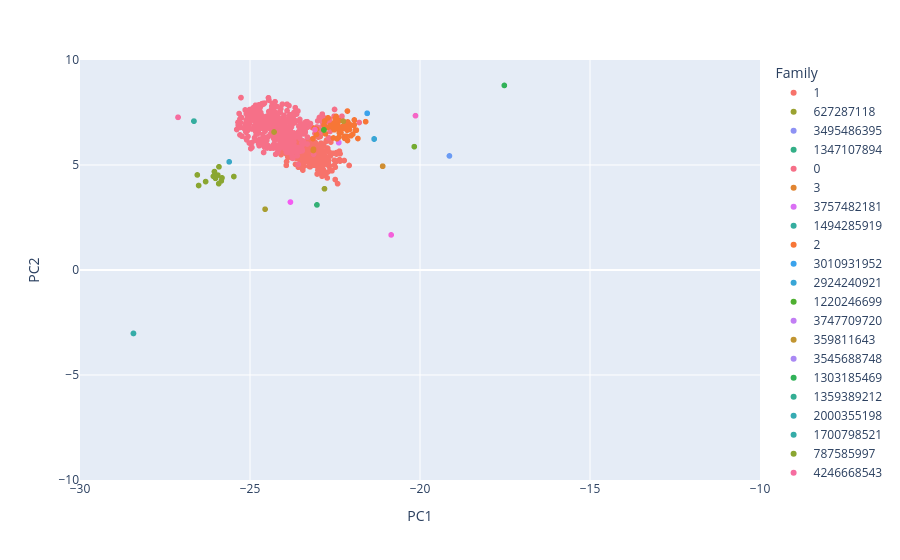

The cell this chart's notebook holds for it:
### Code cell
import plotly.express as px

color_discrete_map = {
    str(fam): f"rgb({int(r*255)},{int(g*255)},{int(b*255)})"
    for fam, (r, g, b) in family_to_color.items()
}

fig = px.scatter(
    x=X_transformed[:, 0],
    y=X_transformed[:, 1],
    color=df["family"].astype(str),
    color_discrete_map=color_discrete_map,
    labels={"x": "PC1", "y": "PC2", "color": "Family"},
)
fig.update_layout(xaxis_range=[-30, -10], yaxis_range=[-10, 10])
fig.show()

### Figure 1 — Plotly figure (JSON) as saved in the notebook; plotly's stock layout.template omitted (floating-point values rounded to 4 significant figures; data arrays with more than 128 entries replaced by an {"elided": "..."} marker saying what was removed)
{"data": [{"hovertemplate": "Family=1<br>PC1=%{x}<br>PC2=%{y}<extra></extra>", "legendgroup": "1", "marker": {"color": "rgb(247,115,107)", "symbol": "circle"}, "mode": "markers", "name": "1", "showlegend": true, "type": "scattergl", "x": {"elided": "256 float values"}, "xaxis": "x", "y": {"elided": "256 float values"}, "yaxis": "y"}, {"hovertemplate": "Family=627287118<br>PC1=%{x}<br>PC2=%{y}<extra></extra>", "legendgroup": "627287118", "marker": {"color": "rgb(154,162,49)", "symbol": "circle"}, "mode": "markers", "name": "627287118", "showlegend": true, "type": "scattergl", "x": [-22.81], "xaxis": "x", "y": [3.867], "yaxis": "y"}, {"hovertemplate": "Family=3495486395<br>PC1=%{x}<br>PC2=%{y}<extra></extra>", "legendgroup": "3495486395", "marker": {"color": "rgb(142,146,244)", "symbol": "circle"}, "mode": "markers", "name": "3495486395", "showlegend": true, "type": "scattergl", "x": [-25.25, -25.25, -25.2, -25.25, -25.95, -24.79, -25.41, -25.79, -25.17, -24.76, -25.06, -24.9, -25.3, -25.01, -24.74, -25.38, -25.41, -24.97, -25.81, -24.94, -24.99, -25.14, -25.15, -25.25, -25.49, -25.56, -25.02, -25.81, -25.78, -25.25, -25.25, -25.44, -25.25, -25.31, -25.25], "xaxis": "x", "y": [13.34, 13.34, 13.35, 12.9, 13.35, 13.17, 13.32, 13.48, 13.56, 13.49, 13.37, 12.53, 13.22, 13.29, 13.57, 13.19, 13.75, 13.24, 13.65, 13.23, 13.45, 13.94, 13.68, 13.34, 12.54, 13.15, 12.95, 12.21, 13.23, 13.34, 13.34, 12.56, 13.34, 13.42, 13.34], "yaxis": "y"}, {"hovertemplate": "Family=1347107894<br>PC1=%{x}<br>PC2=%{y}<extra></extra>", "legendgroup": "1347107894", "marker": {"color": "rgb(51,175,135)", "symbol": "circle"}, "mode": "markers", "name": "1347107894", "showlegend": true, "type": "scattergl", "x": [-24.73, -24.73], "xaxis": "x", "y": [7.328, 7.328], "yaxis": "y"}, {"hovertemplate": "Family=0<br>PC1=%{x}<br>PC2=%{y}<extra></extra>", "legendgroup": "0", "marker": {"color": "rgb(246,112,136)", "symbol": "circle"}, "mode": "markers", "name": "0", "showlegend": true, "type": "scattergl", "x": {"elided": "417 float values"}, "xaxis": "x", "y": {"elided": "417 float values"}, "yaxis": "y"}, {"hovertemplate": "Family=3<br>PC1=%{x}<br>PC2=%{y}<extra></extra>", "legendgroup": "3", "marker": {"color": "rgb(225,133,49)", "symbol": "circle"}, "mode": "markers", "name": "3", "showlegend": true, "type": "scattergl", "x": [-23.13, -23.14, -23.14], "xaxis": "x", "y": [5.75, 5.692, 5.692], "yaxis": "y"}, {"hovertemplate": "Family=3757482181<br>PC1=%{x}<br>PC2=%{y}<extra></extra>", "legendgroup": "3757482181", "marker": {"color": "rgb(218,112,244)", "symbol": "circle"}, "mode": "markers", "name": "3757482181", "showlegend": true, "type": "scattergl", "x": [-22.39, -22.39], "xaxis": "x", "y": [6.065, 6.065], "yaxis": "y"}, {"hovertemplate": "Family=1494285919<br>PC1=%{x}<br>PC2=%{y}<extra></extra>", "legendgroup": "1494285919", "marker": {"color": "rgb(53,173,159)", "symbol": "circle"}, "mode": "markers", "name": "1494285919", "showlegend": true, "type": "scattergl", "x": [-26.65, -26.65], "xaxis": "x", "y": [7.09, 7.09], "yaxis": "y"}, {"hovertemplate": "Family=2<br>PC1=%{x}<br>PC2=%{y}<extra></extra>", "legendgroup": "2", "marker": {"color": "rgb(247,118,54)", "symbol": "circle"}, "mode": "markers", "name": "2", "showlegend": true, "type": "scattergl", "x": [-23.15, -22.41, -21.93, -22.4, -22.55, -22.39, -22.71, -21.94, -22.33, -22.52, -22.03, -22.71, -22.46, -22.45, -22.51, -22.16, -22.38, -22.37, -23.05, -22.78, -22.12, -21.94, -22.44, -23.04, -22.81, -22.13, -23.11, -22.31, -22.29, -21.83, -22.14, -22.31, -22.31, -21.9, -22.37, -22.08, -22.08, -22.21, -22.52, -22.47, -21.94, -22.52, -22.21, -22.82, -21.87, -22.57, -22.32, -22.39, -22.5, -22.5, -22.38, -22.21, -22.08, -22.29, -21.6, -21.98, -22.56, -22.31, -22.13, -22.64, -22.13, -22.21, -22.17, -22.13], "xaxis": "x", "y": [6.256, 7.04, 7.145, 6.747, 6.288, 6.751, 7.246, 6.897, 6.555, 6.676, 6.391, 6.788, 6.845, 6.786, 6.953, 6.37, 6.812, 6.686, 6.7, 6.481, 6.887, 6.902, 6.249, 6.459, 7.093, 7.051, 6.744, 6.703, 6.828, 6.262, 6.657, 6.703, 6.703, 6.657, 6.529, 6.692, 6.952, 6.359, 7.018, 7.313, 6.88, 6.851, 6.781, 6.905, 6.659, 6.783, 6.536, 7.133, 6.97, 7.208, 6.327, 6.267, 6.83, 6.732, 7.063, 6.47, 6.926, 6.703, 6.868, 6.881, 7.569, 6.751, 6.861, 6.166], "yaxis": "y"}, {"hovertemplate": "Family=3010931952<br>PC1=%{x}<br>PC2=%{y}<extra></extra>", "legendgroup": "3010931952", "marker": {"color": "rgb(59,163,236)", "symbol": "circle"}, "mode": "markers", "name": "3010931952", "showlegend": true, "type": "scattergl", "x": [-21.55, -21.55], "xaxis": "x", "y": [7.462, 7.462], "yaxis": "y"}, {"hovertemplate": "Family=2924240921<br>PC1=%{x}<br>PC2=%{y}<extra></extra>", "legendgroup": "2924240921", "marker": {"color": "rgb(57,166,214)", "symbol": "circle"}, "mode": "markers", "name": "2924240921", "showlegend": true, "type": "scattergl", "x": [-21.35, -21.35, -21.35], "xaxis": "x", "y": [6.239, 6.239, 6.239], "yaxis": "y"}, {"hovertemplate": "Family=1220246699<br>PC1=%{x}<br>PC2=%{y}<extra></extra>", "legendgroup": "1220246699", "marker": {"color": "rgb(79,176,49)", "symbol": "circle"}, "mode": "markers", "name": "1220246699", "showlegend": true, "type": "scattergl", "x": [-22.83, -22.83, -22.83], "xaxis": "x", "y": [6.67, 6.67, 6.67], "yaxis": "y"}, {"hovertemplate": "Family=3747709720<br>PC1=%{x}<br>PC2=%{y}<extra></extra>", "legendgroup": "3747709720", "marker": {"color": "rgb(194,126,244)", "symbol": "circle"}, "mode": "markers", "name": "3747709720", "showlegend": true, "type": "scattergl", "x": [-22.77, -22.77], "xaxis": "x", "y": [11.58, 11.58], "yaxis": "y"}, {"hovertemplate": "Family=359811643<br>PC1=%{x}<br>PC2=%{y}<extra></extra>", "legendgroup": "359811643", "marker": {"color": "rgb(193,149,49)", "symbol": "circle"}, "mode": "markers", "name": "359811643", "showlegend": true, "type": "scattergl", "x": [-22.25, -22.25], "xaxis": "x", "y": [7.086, 7.086], "yaxis": "y"}, {"hovertemplate": "Family=3545688748<br>PC1=%{x}<br>PC2=%{y}<extra></extra>", "legendgroup": "3545688748", "marker": {"color": "rgb(170,137,244)", "symbol": "circle"}, "mode": "markers", "name": "3545688748", "showlegend": true, "type": "scattergl", "x": {"elided": "550 float values"}, "xaxis": "x", "y": {"elided": "550 float values"}, "yaxis": "y"}, {"hovertemplate": "Family=1303185469<br>PC1=%{x}<br>PC2=%{y}<extra></extra>", "legendgroup": "1303185469", "marker": {"color": "rgb(49,178,88)", "symbol": "circle"}, "mode": "markers", "name": "1303185469", "showlegend": true, "type": "scattergl", "x": [-17.52], "xaxis": "x", "y": [8.789], "yaxis": "y"}, {"hovertemplate": "Family=1359389212<br>PC1=%{x}<br>PC2=%{y}<extra></extra>", "legendgroup": "1359389212", "marker": {"color": "rgb(52,174,148)", "symbol": "circle"}, "mode": "markers", "name": "1359389212", "showlegend": true, "type": "scattergl", "x": [-24.82, -25.27, -25.32, -25.29, -25.1, -25.32, -25.08, -25.43, -25.15, -25.05, -25.01, -24.93, -25.1, -25.1, -25.01, -25.51, -24.75, -24.7, -25.25, -25.24, -25.11, -25.8, -24.6, -25.19, -25.12, -25.07, -25.07, -24.61], "xaxis": "x", "y": [11.72, 11.41, 11.29, 11.42, 11.38, 11.45, 11.32, 11.68, 11.15, 11.04, 11.91, 10.98, 11.38, 11.92, 10.31, 11.47, 10.5, 11.08, 10.44, 11.72, 10.31, 10.29, 12.28, 11.51, 11.92, 11.76, 11.81, 12.17], "yaxis": "y"}, {"hovertemplate": "Family=2000355198<br>PC1=%{x}<br>PC2=%{y}<extra></extra>", "legendgroup": "2000355198", "marker": {"color": "rgb(54,171,178)", "symbol": "circle"}, "mode": "markers", "name": "2000355198", "showlegend": true, "type": "scattergl", "x": [-30.88, -30.4, -31.13, -31.15, -31.0, -31.02, -30.98, -30.94, -31.58, -31.06, -30.75, -31.22, -30.84, -30.52, -30.83, -30.92, -31.52, -30.99, -31.11, -31.1, -30.87, -31.0, -30.47, -31.42, -30.81, -30.88, -31.01, -30.76, -31.01, -30.43, -30.9, -30.7, -30.91, -30.92, -30.67, -30.98, -31.16, -30.94, -30.65, -30.8, -30.79, -30.68, -31.49, -31.05, -30.55, -30.92, -31.21, -30.87, -30.96, -30.71, -31.1, -30.54, -30.97, -31.32, -31.21, -29.9, -30.85, -30.54, -30.83, -30.67, -31.25, -30.46, -30.12, -30.9, -30.92, -30.77, -31.07, -30.59, -30.94, -30.79, -30.83, -30.56, -30.44, -30.73, -31.14, -30.89], "xaxis": "x", "y": [-67.18, -67.92, -67.37, -68.24, -68.45, -68.39, -68.55, -68.61, -69.18, -68.1, -68.56, -68.76, -68.45, -68.41, -68.4, -68.15, -68.65, -68.36, -68.51, -68.51, -67.51, -68.97, -68.17, -68.61, -68.19, -68.48, -68.43, -67.71, -68.89, -67.66, -67.43, -68.29, -67.78, -68.45, -68.76, -67.95, -68.4, -68.05, -67.32, -67.35, -67.49, -68.37, -67.88, -68.63, -67.66, -68.33, -68.47, -67.45, -68.74, -68.56, -67.45, -67.26, -68.1, -68.05, -67.45, -69.03, -67.34, -68.2, -69.12, -68.93, -67.96, -68.49, -68.66, -67.71, -68.54, -68.54, -68.35, -68.14, -68.27, -68.14, -68.33, -68.77, -67.11, -68.23, -67.68, -68.75], "yaxis": "y"}, {"hovertemplate": "Family=1700798521<br>PC1=%{x}<br>PC2=%{y}<extra></extra>", "legendgroup": "1700798521", "marker": {"color": "rgb(53,172,168)", "symbol": "circle"}, "mode": "markers", "name": "1700798521", "showlegend": true, "type": "scattergl", "x": [-28.43, -28.43], "xaxis": "x", "y": [-3.021, -3.021], "yaxis": "y"}, {"hovertemplate": "Family=787585997<br>PC1=%{x}<br>PC2=%{y}<extra></extra>", "legendgroup": "787585997", "marker": {"color": "rgb(138,166,49)", "symbol": "circle"}, "mode": "markers", "name": "787585997", "showlegend": true, "type": "scattergl", "x": [-25.91, -26.31, -25.84, -26.05, -25.47, -26.08, -25.92, -25.82, -26.51, -26.55, -26.01, -25.95], "xaxis": "x", "y": [4.914, 4.209, 4.244, 4.685, 4.45, 4.463, 4.112, 4.386, 4.024, 4.528, 4.365, 4.52], "yaxis": "y"}, {"hovertemplate": "Family=4246668543<br>PC1=%{x}<br>PC2=%{y}<extra></extra>", "legendgroup": "4246668543", "marker": {"color": "rgb(246,109,160)", "symbol": "circle"}, "mode": "markers", "name": "4246668543", "showlegend": true, "type": "scattergl", "x": [-27.12, -27.12], "xaxis": "x", "y": [7.271, 7.271], "yaxis": "y"}, {"hovertemplate": "Family=948695257<br>PC1=%{x}<br>PC2=%{y}<extra></extra>", "legendgroup": "948695257", "marker": {"color": "rgb(116,171,49)", "symbol": "circle"}, "mode": "markers", "name": "948695257", "showlegend": true, "type": "scattergl", "x": [-20.17], "xaxis": "x", "y": [5.873], "yaxis": "y"}, {"hovertemplate": "Family=1334330489<br>PC1=%{x}<br>PC2=%{y}<extra></extra>", "legendgroup": "1334330489", "marker": {"color": "rgb(51,176,118)", "symbol": "circle"}, "mode": "markers", "name": "1334330489", "showlegend": true, "type": "scattergl", "x": [-23.03], "xaxis": "x", "y": [3.099], "yaxis": "y"}, {"hovertemplate": "Family=2070645243<br>PC1=%{x}<br>PC2=%{y}<extra></extra>", "legendgroup": "2070645243", "marker": {"color": "rgb(56,168,199)", "symbol": "circle"}, "mode": "markers", "name": "2070645243", "showlegend": true, "type": "scattergl", "x": [-25.61], "xaxis": "x", "y": [5.15], "yaxis": "y"}, {"hovertemplate": "Family=4166511805<br>PC1=%{x}<br>PC2=%{y}<extra></extra>", "legendgroup": "4166511805", "marker": {"color": "rgb(245,102,198)", "symbol": "circle"}, "mode": "markers", "name": "4166511805", "showlegend": true, "type": "scattergl", "x": [-20.13], "xaxis": "x", "y": [7.348], "yaxis": "y"}, {"hovertemplate": "Family=4195495516<br>PC1=%{x}<br>PC2=%{y}<extra></extra>", "legendgroup": "4195495516", "marker": {"color": "rgb(245,106,179)", "symbol": "circle"}, "mode": "markers", "name": "4195495516", "showlegend": true, "type": "scattergl", "x": [-23.09], "xaxis": "x", "y": [6.686], "yaxis": "y"}, {"hovertemplate": "Family=522037509<br>PC1=%{x}<br>PC2=%{y}<extra></extra>", "legendgroup": "522037509", "marker": {"color": "rgb(181,154,49)", "symbol": "circle"}, "mode": "markers", "name": "522037509", "showlegend": true, "type": "scattergl", "x": [-24.29], "xaxis": "x", "y": [6.572], "yaxis": "y"}, {"hovertemplate": "Family=2029620108<br>PC1=%{x}<br>PC2=%{y}<extra></extra>", "legendgroup": "2029620108", "marker": {"color": "rgb(55,170,188)", "symbol": "circle"}, "mode": "markers", "name": "2029620108", "showlegend": true, "type": "scattergl", "x": [-29.27], "xaxis": "x", "y": [11.42], "yaxis": "y"}, {"hovertemplate": "Family=4074281761<br>PC1=%{x}<br>PC2=%{y}<extra></extra>", "legendgroup": "4074281761", "marker": {"color": "rgb(244,91,242)", "symbol": "circle"}, "mode": "markers", "name": "4074281761", "showlegend": true, "type": "scattergl", "x": [-23.81], "xaxis": "x", "y": [3.235], "yaxis": "y"}, {"hovertemplate": "Family=4146222343<br>PC1=%{x}<br>PC2=%{y}<extra></extra>", "legendgroup": "4146222343", "marker": {"color": "rgb(244,97,218)", "symbol": "circle"}, "mode": "markers", "name": "4146222343", "showlegend": true, "type": "scattergl", "x": [-20.85], "xaxis": "x", "y": [1.671], "yaxis": "y"}, {"hovertemplate": "Family=3114399752<br>PC1=%{x}<br>PC2=%{y}<extra></extra>", "legendgroup": "3114399752", "marker": {"color": "rgb(106,155,244)", "symbol": "circle"}, "mode": "markers", "name": "3114399752", "showlegend": true, "type": "scattergl", "x": [-19.13], "xaxis": "x", "y": [5.432], "yaxis": "y"}, {"hovertemplate": "Family=588080409<br>PC1=%{x}<br>PC2=%{y}<extra></extra>", "legendgroup": "588080409", "marker": {"color": "rgb(168,158,49)", "symbol": "circle"}, "mode": "markers", "name": "588080409", "showlegend": true, "type": "scattergl", "x": [-24.56], "xaxis": "x", "y": [2.894], "yaxis": "y"}, {"hovertemplate": "Family=65658533<br>PC1=%{x}<br>PC2=%{y}<extra></extra>", "legendgroup": "65658533", "marker": {"color": "rgb(208,142,49)", "symbol": "circle"}, "mode": "markers", "name": "65658533", "showlegend": true, "type": "scattergl", "x": [-21.1, -21.1], "xaxis": "x", "y": [4.941, 4.941], "yaxis": "y"}], "layout": {"legend": {"title": {"text": "Family"}, "tracegroupgap": 0}, "margin": {"t": 60}, "xaxis": {"anchor": "y", "domain": [0, 1], "range": [-30, -10], "title": {"text": "PC1"}}, "yaxis": {"anchor": "x", "domain": [0, 1], "range": [-10, 10], "title": {"text": "PC2"}}}}
